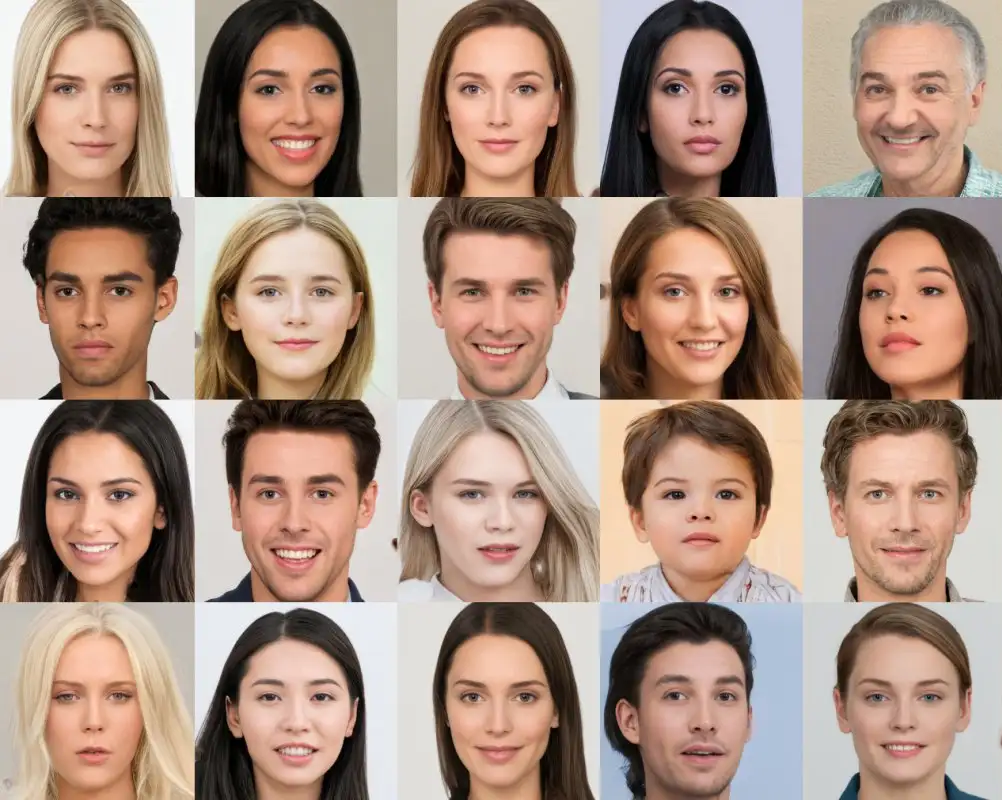
#> input picture data/Image.png, 1002 x 800 px, found by its file name
$ python FaceDetection.py
#> lines starting #> are read from the running program, lines starting #| are printed output that depends on the picture; after the words box and inside, x2 and y2 are one past the last pixel; in counts of white or black regions, pixels touching at a corner belong together
import cv2

# Load the pre-trained cascade classifier for face detection
face_cascade = cv2.CascadeClassifier('haarcascade_frontalface_default.xml')
img = cv2.imread('Image.png')
#> img is the input picture: shape (800, 1002, 3); mean B, G, R 130.4, 144.8, 170.3
gray_img = cv2.cvtColor(img, cv2.COLOR_BGR2GRAY)
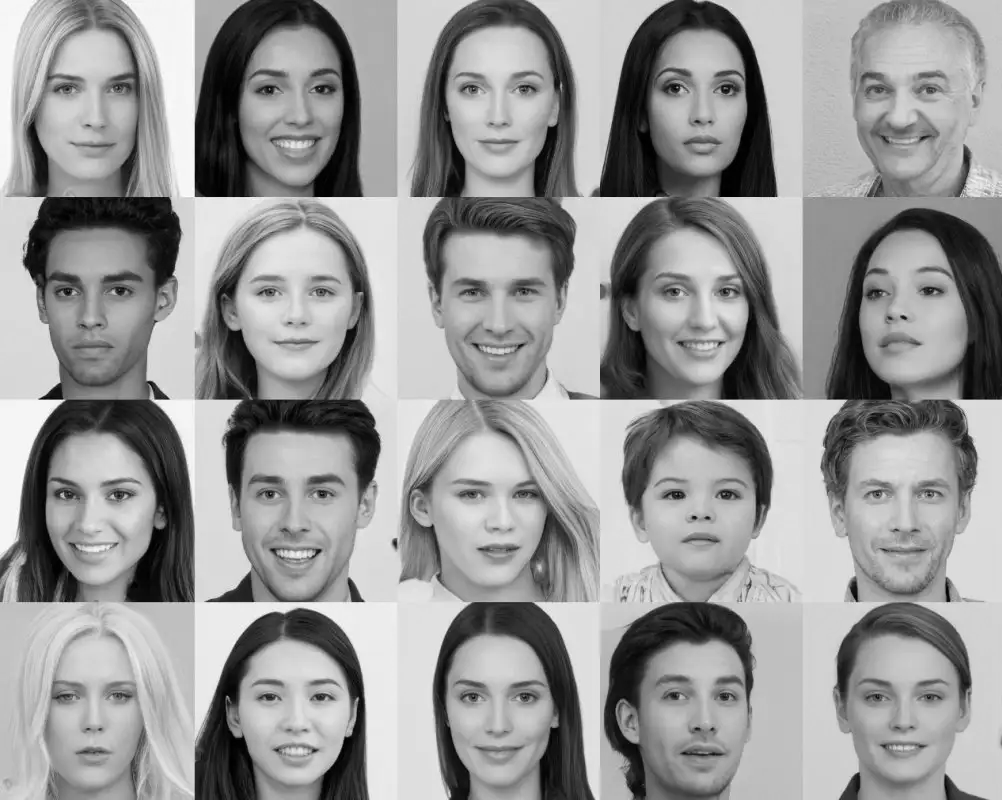
#> gray_img: shape (800, 1002); min 0, max 255, mean 150.8

# Perform face detection
faces = face_cascade.detectMultiScale(gray_img, scaleFactor=1.1, minNeighbors=5, minSize=(30, 30))
#> faces = 21 rows, first 6: [435, 647, 129, 129], [432, 37, 133, 133], [28, 41, 128, 128], [32, 647, 124, 124], [25, 236, 140, 140], [837, 642, 134, 134]

# Draw rectangles around the detected faces
for (x, y, w, h) in faces:
    cv2.rectangle(img, (x, y), (x+w, y+h), (0, 255, 0), 2)
#> this loop made 21 passes
#> (x, y, w, h) on passes 1 to 12: (435, 647, 129, 129), (432, 37, 133, 133), (28, 41, 128, 128), (32, 647, 124, 124), (25, 236, 140, 140), (837, 642, 134, 134), (636, 40, 128, 128), (219, 432, 152, 152), (832, 438, 143, 143), (634, 241, 132, 132), (29, 441, 137, 137), (425, 439, 143, 143)
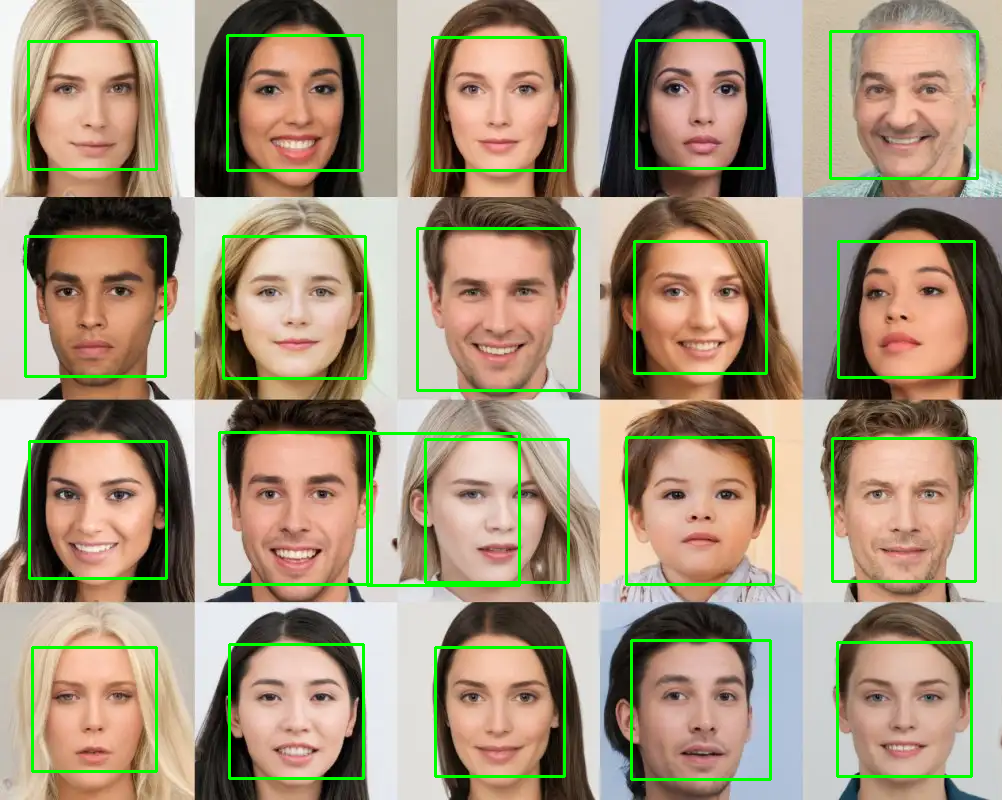
#> img: shape (800, 1002, 3); 4.35% of pixels changed, all inside (x1, y1, x2, y2) = (24, 30, 979, 781)
cv2.imshow('Gray Image',gray_img)
cv2.imshow('Face Detection',img)
cv2.waitKey(0)
cv2.destroyAllWindows()
